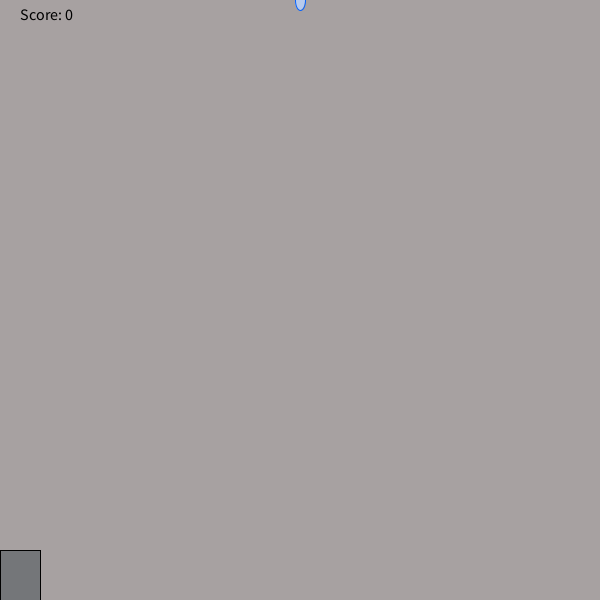
Frame 1 (no input)
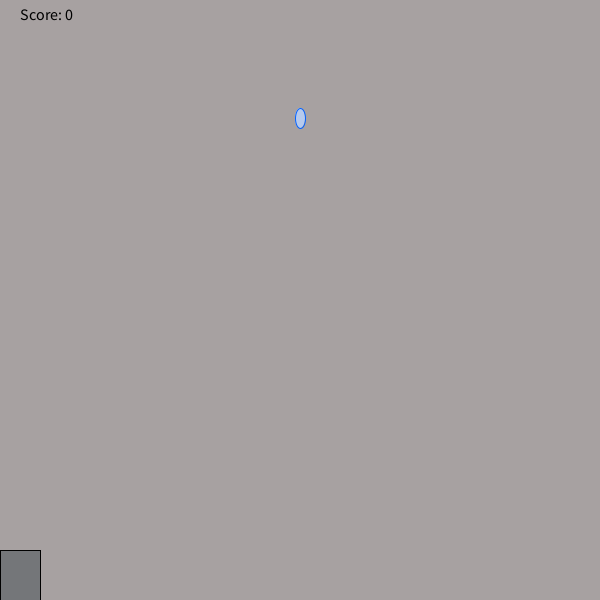
Frame 60 (the mouse pressed at the canvas centre just before this capture)
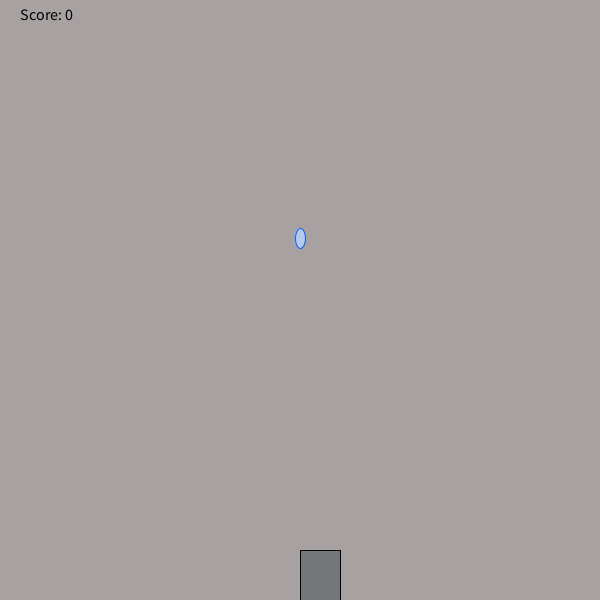
Frame 120 (the mouse held since frame 60 and released just before this capture)

The Processing sketch that drew these frames (run headless with seeded random() and noise(); from frame 60 on, the mouse is pressed at the canvas centre):

// Processing sketch: rain_game
// ── rain_game.pde
int y=0;
int randomNum  = 300;
int score = 0; 
void setup() {
  size(600, 600);
  
  
  
}
void draw() {
  background(167, 161, 161);
  fill(182, 202, 237); 
  stroke(3, 97, 255);
  ellipse(randomNum, 2*y++, 10, 20);
  fill(116, 118, 121);
  stroke(0, 0, 0);
  rect(mouseX, 550, 40, 50);
  if(y > 300) {
    y = 15;
    checkCatch(randomNum);
    randomNum = (int) random(600);
    //fill(182, 202, 237); 
    //stroke(3, 97, 255);
    
    //ellipse(randomNum, 2*y++, 10, 20);
  }
  fill(0, 0, 0);
  textSize(16);
  text("Score: " + score, 20, 20);
  
  
}
void checkCatch(int x) {
  if (x > mouseX && x < mouseX+100)
            score++;
         else if (score > 0) 
            score--;
        println("Your score is now: " + score);
}
